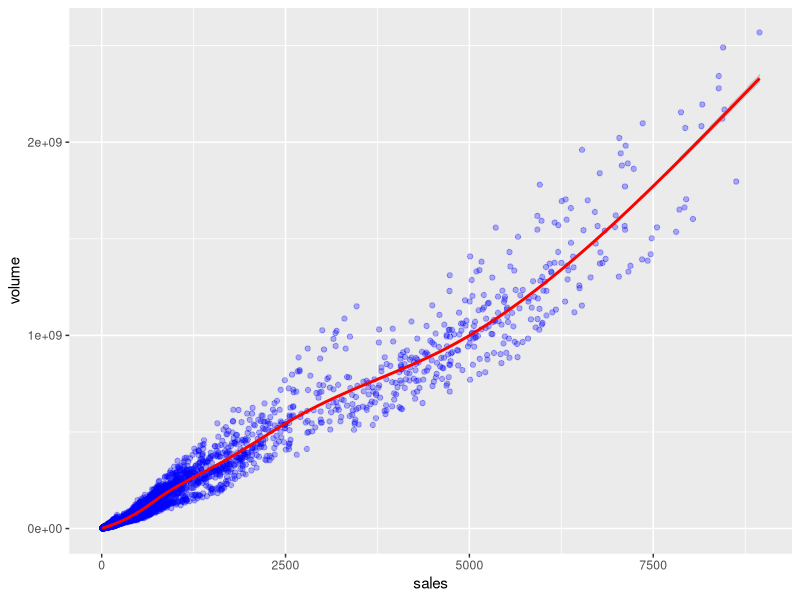

The R script that drew this image:
library(ggplot2)
head(txhousing)

pl<-ggplot(txhousing, aes(x=sales,y=volume))
pl2<- pl+geom_point(color='blue',alpha=0.3)
pl2 <- pl2 + geom_smooth(color='red')
print(pl2)
